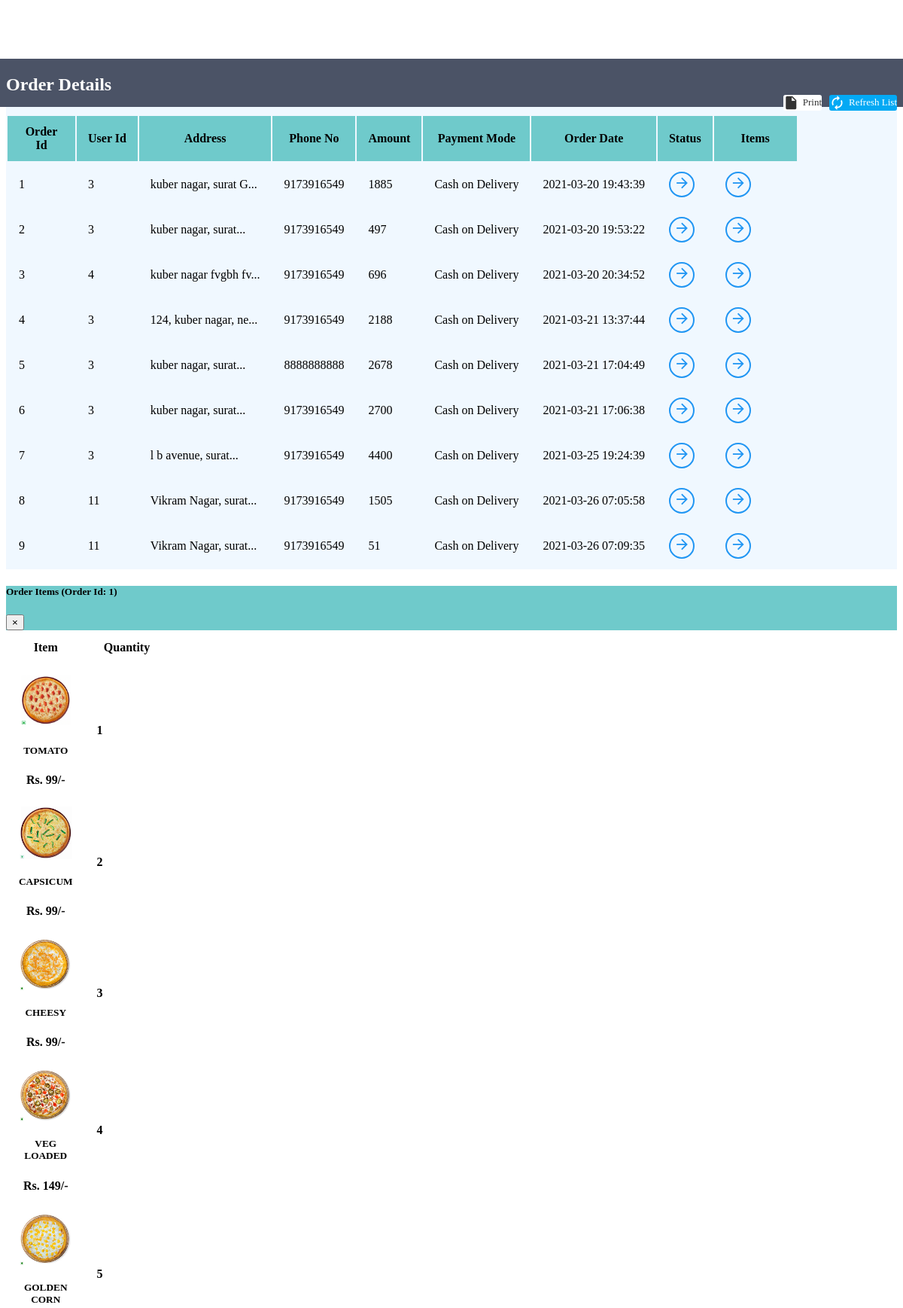
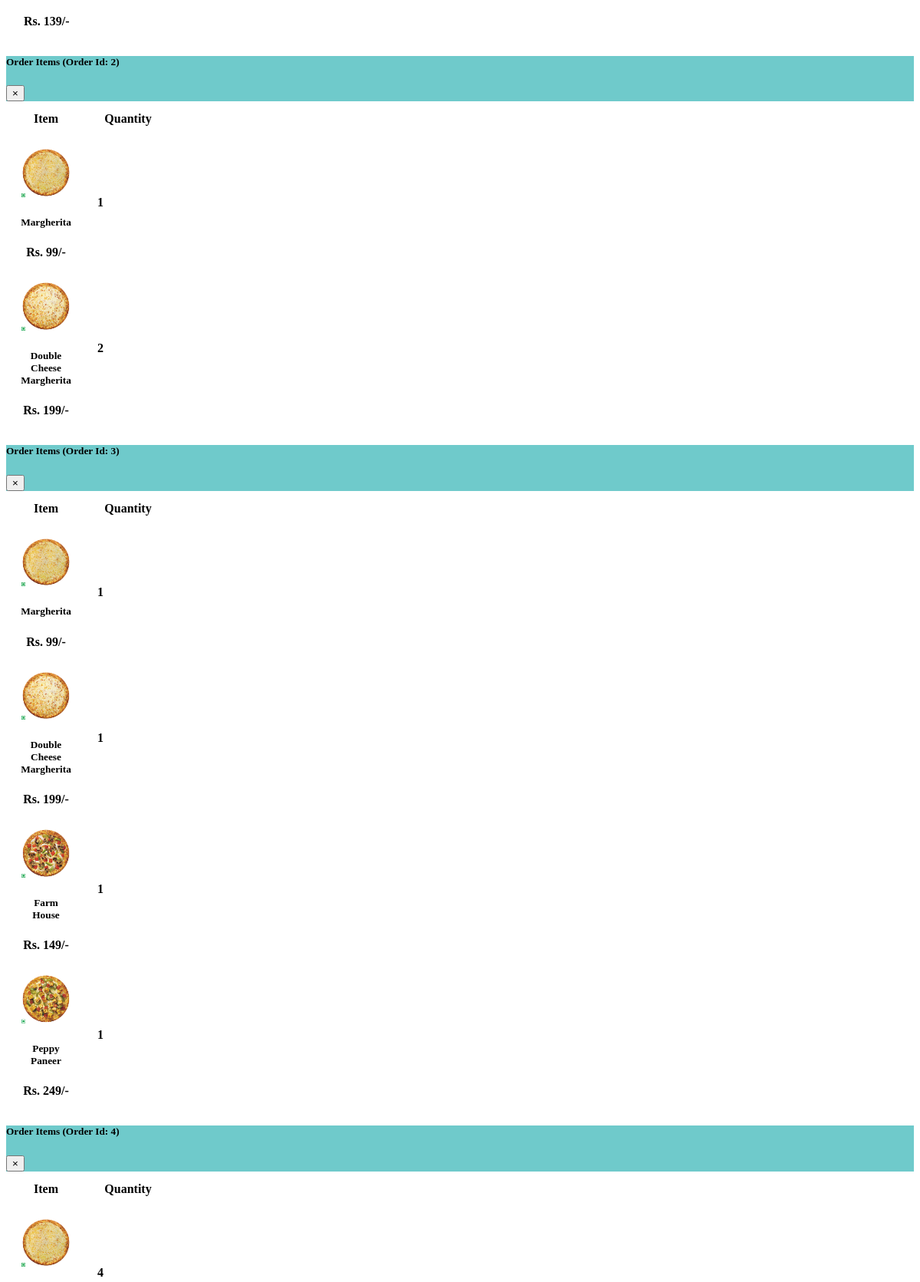
Page /admin/orderManage.php (upper part) on the committed database (2 pictures, top to bottom).
### tables this page shows
CREATE TABLE `orders` (
  `orderId` int(21) NOT NULL,
  `userId` int(21) NOT NULL,
  `address` varchar(255) NOT NULL,
  `zipCode` int(21) NOT NULL,
  `phoneNo` bigint(21) NOT NULL,
  `amount` int(200) NOT NULL,
  `paymentMode` enum('0','1') NOT NULL DEFAULT '0' COMMENT '0=cash on delivery, \r\n1=online ',
  `orderStatus` enum('0','1','2','3','4','5','6') NOT NULL DEFAULT '0' COMMENT '0=Order Placed.\r\n1=Order Confirmed.\r\n2=Preparing your Order.\r\n3=Your order is on the way!\r\n4=Order Delivered.\r\n5=Order Denied.\r\n6=Order Cancelled.',
  `orderDate` datetime NOT NULL DEFAULT current_timestamp()
);

CREATE TABLE `orderitems` (
  `id` int(21) NOT NULL,
  `orderId` int(21) NOT NULL,
  `pizzaId` int(21) NOT NULL,
  `itemQuantity` int(100) NOT NULL
);

CREATE TABLE `pizza` (
  `pizzaId` int(12) NOT NULL,
  `pizzaName` varchar(255) NOT NULL,
  `pizzaPrice` int(12) NOT NULL,
  `pizzaDesc` text NOT NULL,
  `pizzaCategorieId` int(12) NOT NULL,
  `pizzaPubDate` datetime NOT NULL DEFAULT current_timestamp()
);

### admin/orderManage.php (the view, shortened to what this page needs)
<div class="container" style="margin-top:98px;background: aliceblue;">
    <div class="table-wrapper">
        <div class="table-title" style="border-radius: 14px;">
            <div class="row">
                <div class="col-sm-4">
                    <h2>Order <b>Details</b></h2>
                </div>
                <div class="col-sm-8">
                    <a href="" class="btn btn-primary"><i class="material-icons">&#xE863;</i> <span>Refresh List</span></a>
                    <a href="#" onclick="window.print()" class="btn btn-info"><i class="material-icons">&#xE24D;</i> <span>Print</span></a>
                </div>
            </div>
        </div>
        <table class="table table-striped table-hover text-center">
            <thead style="background-color: rgb(111 202 203);">
                <tr>
                    <th>Order Id</th>
                    <th>User Id</th>
                    <th>Address</th>
                    <th>Phone No</th>
                    <th>Amount</th>
                    <th>Payment Mode</th>
                    <th>Order Date</th>
                    <th>Status</th>
                    <th>Items</th>
                </tr>
            </thead>
            <tbody>
                <?php
                    $sql = "SELECT * FROM `orders`";
                    $result = mysqli_query($conn, $sql);
                    while($row = mysqli_fetch_assoc($result)){
                        $Id = $row['userId'];
                        $orderId = $row['orderId'];
                        $address = $row['address'];
                        $phoneNo = $row['phoneNo'];
                        $amount = $row['amount'];
                        $orderDate = $row['orderDate'];
                        $paymentMode = $row['paymentMode'];
                        if($paymentMode == 0) {
                            $paymentMode = "Cash on Delivery";
                        }
                        else {
                            $paymentMode = "Online";
                        }
                        echo '<tr>
                                <td>' . $orderId . '</td>
                                <td>' . $Id . '</td>
                                <td data-toggle="tooltip" title="' .$address. '">' . substr($address, 0, 20) . '...</td>
                                <td>' . $phoneNo . '</td>
                                <td>' . $amount . '</td>
                                <td>' . $paymentMode . '</td>
                                <td>' . $orderDate . '</td>
                                <td><a href="#" data-toggle="modal" data-target="#orderStatus' . $orderId . '" class="view"><i class="material-icons">&#xE5C8;</i></a></td>
                                <td><a href="#" data-toggle="modal" data-target="#orderItem' . $orderId . '" class="view" title="View Details"><i class="material-icons">&#xE5C8;</i></a></td>
                            </tr>';
                    }
                ?>
            </tbody>
        </table>
    </div>
</div>
<?php
    include 'partials/_orderItemModal.php';
?>

### admin/partials/_orderItemModal.php (shortened to what this page needs)
<?php
    $itemModalSql = "SELECT * FROM `orders`";
    $itemModalResult = mysqli_query($conn, $itemModalSql);
    while($itemModalRow = mysqli_fetch_assoc($itemModalResult)){
        $orderid = $itemModalRow['orderId'];
?>
<div class="modal fade" id="orderItem<?php echo $orderid; ?>" tabindex="-1" role="dialog" aria-labelledby="orderItem<?php echo $orderid; ?>" aria-hidden="true" style="width: -webkit-fill-available;">
    <div class="modal-dialog modal-dialog-centered modal-lg" role="document">
        <div class="modal-content">
            <div class="modal-header" style="background-color: rgb(111 202 203);">
                <h5 class="modal-title" id="orderItem<?php echo $orderid; ?>">Order Items (<b>Order Id: <?php echo $orderid; ?></b>)</h5>
                <button type="button" class="close" data-dismiss="modal" aria-label="Close">
                    <span aria-hidden="true">&times;</span>
                </button>
            </div>
            <div class="modal-body">
                <div class="container">
                    <div class="row">
                        <div class="table-responsive">
                            <table class="table text">
                            <thead>
                                <tr>
                                <th scope="col" class="border-0 bg-light">
                                    <div class="px-3">Item</div>
                                </th>
                                <th scope="col" class="border-0 bg-light">
                                    <div class="text-center">Quantity</div>
                                </th>
                                </tr>
                            </thead>
                            <tbody>
                                <?php
                                    $mysql = "SELECT * FROM `orderitems` WHERE orderId = $orderid";
                                    $myresult = mysqli_query($conn, $mysql);
                                    while($myrow = mysqli_fetch_assoc($myresult)){
                                        $pizzaId = $myrow['pizzaId'];
                                        $itemQuantity = $myrow['itemQuantity'];
                                        $itemsql = "SELECT * FROM `pizza` WHERE pizzaId = $pizzaId";
                                        $itemresult = mysqli_query($conn, $itemsql);
                                        $itemrow = mysqli_fetch_assoc($itemresult);
                                        $pizzaName = $itemrow['pizzaName'];
                                        $pizzaPrice = $itemrow['pizzaPrice'];
                                        echo '<tr>
                                                <th scope="row">
                                                    <div class="p-2">
                                                    <img src="/OnlinePizzaDelivery/img/pizza-'.$pizzaId. '.jpg" alt="" width="70" class="img-fluid rounded shadow-sm">
                                                    <div class="ml-3 d-inline-block align-middle">
                                                        <h5 class="mb-0"> '.$pizzaName. '</h5><span class="text-muted font-weight-normal font-italic d-block">Rs. ' .$pizzaPrice. '/-</span>
                                                    </div>
                                                    </div>
                                                </th>
                                                <td class="align-middle text-center"><strong>' .$itemQuantity. '</strong></td>
                                            </tr>';
                                    }
                                ?>
                            </tbody>
                            </table>
                        </div>
                    </div>
                </div>
            </div>
        </div>
    </div>
</div>
<?php
    }
?>

### admin/orderManage.php (style rules this page uses)
.table-wrapper .btn { float: right; color: #333; background-color: #fff; border-radius: 3px; border: none; outline: none !important; margin-left: 10px; }
.table-wrapper .btn.btn-primary { color: #fff; background: #03A9F4; }
.table-title .btn { font-size: 13px; border: none; }
.table-title .btn i { float: left; font-size: 21px; margin-right: 5px; }
.table-title .btn span { float: left; margin-top: 2px; }
.table-title { color: #fff; background: #4b5366; padding: 16px 25px; margin: -20px -25px 10px; border-radius: 3px 3px 0 0; }
.table-title h2 { margin: 5px 0 0; font-size: 24px; }
table.table tr th, table.table tr td { border-color: #e9e9e9; padding: 12px 15px; vertical-align: middle; }
table.table tr th:first-child { width: 60px; }
table.table tr th:last-child { width: 80px; }
table.table td a { font-weight: bold; color: #566787; display: inline-block; text-decoration: none; }
table.table td a.view { width: 30px; height: 30px; color: #2196F3; border: 2px solid; border-radius: 30px; text-align: center; }
table.table td a.view i { font-size: 22px; margin: 2px 0 0 1px; }
table { counter-reset: section; }

### rows in the picture
orders: orderId "1", userId "3", address "kuber nagar, surat G", phoneNo "9173916549", amount "1885", paymentMode "Cash on Delivery", orderDate "2021-03-20 19:43:39"
orders: orderId "2", userId "3", address "kuber nagar, surat", phoneNo "9173916549", amount "497", paymentMode "Cash on Delivery", orderDate "2021-03-20 19:53:22"
orders: orderId "3", userId "4", address "kuber nagar fvgbh fv", phoneNo "9173916549", amount "696", paymentMode "Cash on Delivery", orderDate "2021-03-20 20:34:52"
orders: orderId "4", userId "3", address "124, kuber nagar, ne", phoneNo "9173916549", amount "2188", paymentMode "Cash on Delivery", orderDate "2021-03-21 13:37:44"
orders: orderId "5", userId "3", address "kuber nagar, surat", phoneNo "8888888888", amount "2678", paymentMode "Cash on Delivery", orderDate "2021-03-21 17:04:49"
orders: orderId "6", userId "3", address "kuber nagar, surat", phoneNo "9173916549", amount "2700", paymentMode "Cash on Delivery", orderDate "2021-03-21 17:06:38"
orders: orderId "7", userId "3", address "l b avenue, surat", phoneNo "9173916549", amount "4400", paymentMode "Cash on Delivery", orderDate "2021-03-25 19:24:39"
orders: orderId "8", userId "11", address "Vikram Nagar, surat", phoneNo "9173916549", amount "1505", paymentMode "Cash on Delivery", orderDate "2021-03-26 07:05:58"
orders: orderId "9", userId "11", address "Vikram Nagar, surat", phoneNo "9173916549", amount "51", paymentMode "Cash on Delivery", orderDate "2021-03-26 07:09:35"
orderitems: shows a picture, pizzaId.pizzaName "TOMATO", pizzaId.pizzaPrice "99", itemQuantity "1"
orderitems: shows a picture, pizzaId.pizzaName "CAPSICUM", pizzaId.pizzaPrice "99", itemQuantity "2"
orderitems: shows a picture, pizzaId.pizzaName "CHEESY", pizzaId.pizzaPrice "99", itemQuantity "3"
orderitems: shows a picture, pizzaId.pizzaName "VEG LOADED", pizzaId.pizzaPrice "149", itemQuantity "4"
orderitems: shows a picture, pizzaId.pizzaName "GOLDEN CORN", pizzaId.pizzaPrice "139", itemQuantity "5"
orderitems: pizzaId.pizzaName "Margherita", pizzaId.pizzaPrice "99", itemQuantity "1"
orderitems: pizzaId.pizzaName "Double Cheese Margherita", pizzaId.pizzaPrice "199", itemQuantity "2"
orderitems: pizzaId.pizzaName "Margherita", pizzaId.pizzaPrice "99", itemQuantity "1"
orderitems: pizzaId.pizzaName "Double Cheese Margherita", pizzaId.pizzaPrice "199", itemQuantity "1"
orderitems: shows a picture, pizzaId.pizzaName "Farm House", pizzaId.pizzaPrice "149", itemQuantity "1"
orderitems: shows a picture, pizzaId.pizzaName "Peppy Paneer", pizzaId.pizzaPrice "249", itemQuantity "1"
orderitems: itemQuantity "4"
